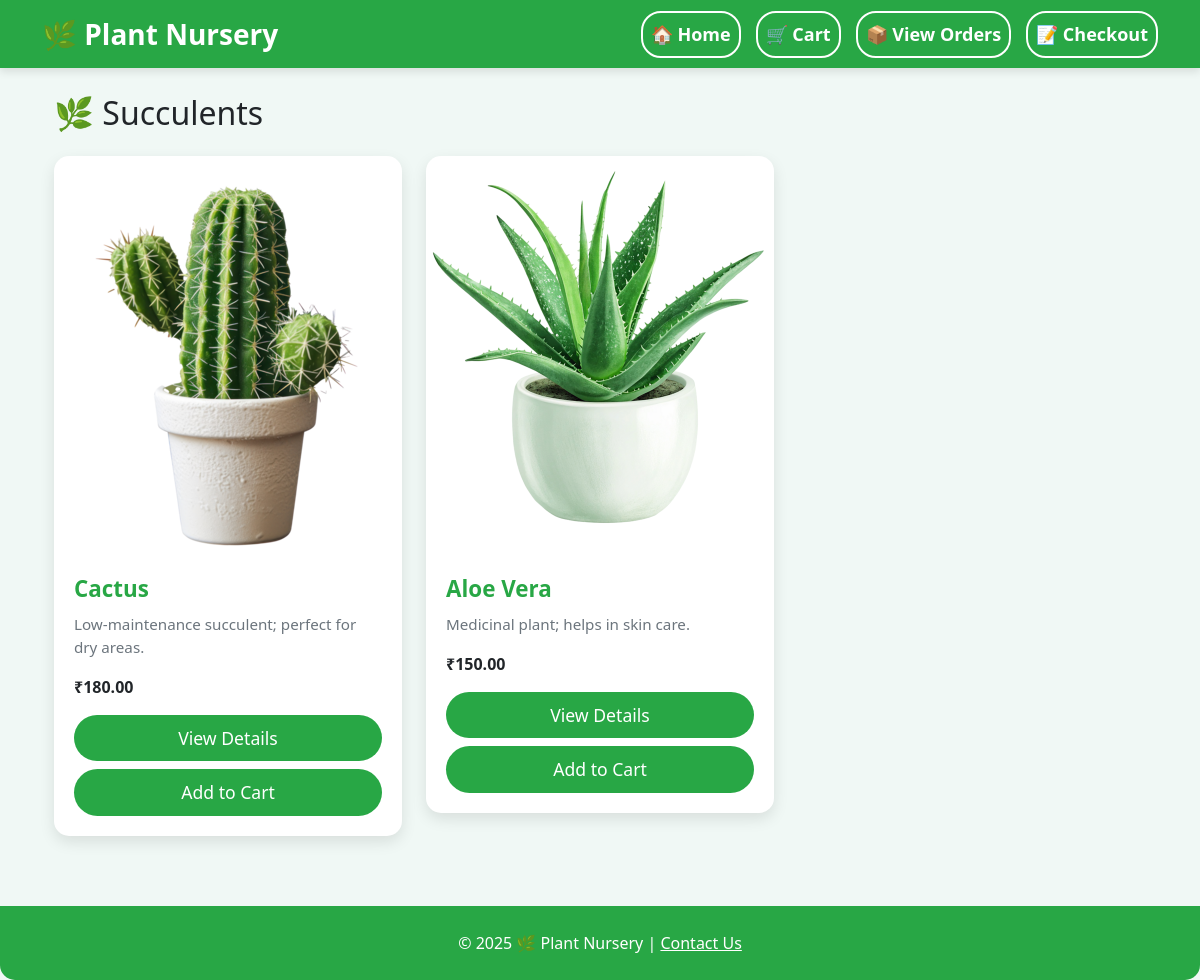
The app's page /category/succulents/ with its own data.
### shop/models.py (models this page shows, shortened)
class Category(models.Model):
    name = models.CharField(max_length=200)
    slug = models.SlugField(unique=True, blank=True)

class Plant(models.Model):
    category = models.ForeignKey('Category', on_delete=models.CASCADE)
    name = models.CharField(max_length=200)
    slug = models.SlugField(unique=True, blank=True)
    description = models.TextField()
    price = models.DecimalField(max_digits=8, decimal_places=2)
    stock = models.PositiveIntegerField()
    image = models.ImageField(upload_to='plants/', default='plants/default.png') # stores images in media/plants/

### shop/views.py (the view)
# urls.py: path('category/<slug:category_slug>/', views.category_plants, name='category_plants'),
def category_plants(request, category_slug):
    category = get_object_or_404(Category, slug=category_slug)
    plants = Plant.objects.filter(category=category)
    return render(request, 'shop/category_plants.html', {
        'category': category,
        'plants': plants
    })

### shop/templates/shop/category_plants.html (shortened to what this page needs)
{% extends "shop/base.html" %}
{% block content %}
<div class="container mt-4">
    <h2 class="mb-4">🌿 {{ category.name }}</h2>
    {% if plants %}
        <div class="row">
            {% for plant in plants %}
                <div class="col-md-4">
                    <div class="card plant-card">
                        {% if plant.image %}
                            <img src="{{ plant.image.url }}" class="card-img-top img-fluid" alt="{{ plant.name }}">
                        {% else %}
                            <img src="https://via.placeholder.com/400x300?text=No+Image" class="card-img-top img-fluid" alt="No Image">
                        {% endif %}
                        <div class="card-body">
                            <h5 class="card-title">{{ plant.name }}</h5>
                            <p class="card-text">{{ plant.description|truncatewords:15 }}</p>
                            <p class="fw-bold">₹{{ plant.price }}</p>
                            <a href="{% url 'shop:plant_detail' plant.slug %}" class="btn btn-outline-success">
                                View Details
                            </a>
                            <a href="{% url 'cart:cart_add' plant.id %}" class="btn btn-success mt-2">
                                Add to Cart
                            </a>
                        </div>
                    </div>
                </div>
            {% endfor %}
        </div>
    {% else %}
        <p>No plants found in this category.</p>
    {% endif %}
</div>
{% endblock %}

### shop/templates/shop/base.html (style rules this page uses)
body { padding-top: 70px; background-color: #f0f8f5; }
.plant-card { border:none; border-radius:15px; overflow:hidden; box-shadow:0 6px 15px rgba(0,0,0,0.1); transition:transform 0.3s, box-shadow 0.3s; display:flex; flex-direction:column; background-color:#fff; margin-bottom:30px; }
.plant-card img { width:100%; height:400px; object-fit:cover; transition:transform 0.3s; }
.plant-card .card-body { padding:20px; display:flex; flex-direction:column; justify-content:space-between; }
.plant-card .card-title { font-size:1.4rem; font-weight:bold; margin-bottom:10px; color:#28a745; }
.plant-card .card-text { flex-grow:1; color:#6c757d; font-size:0.95rem; }
.plant-card .btn { font-size:1.1rem; padding:10px 20px; border-radius:25px; background-color:#28a745; border:none; color:#fff; transition: background-color 0.3s, transform 0.2s; }

### records on screen
Category: name "Succulents"
Plant: image (picture), name "Cactus", description "Low-maintenance succulent; perfect for dry areas.", price "180.00"
Plant: image (picture), name "Aloe Vera", description "Medicinal plant; helps in skin care.", price "150.00"
